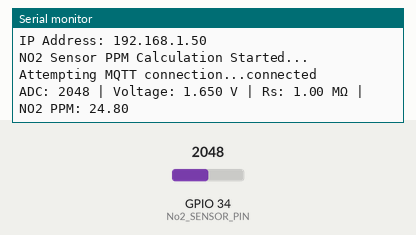
Simulated run of this sketch. Board: ESP32. On the bench: the last lines printed to the serial monitor. Inputs (shaded band) come from the test bench; at power-on: GPIO 34 (No2_SENSOR_PIN) = 2048. WiFi joins after 1.5 s; servers stay silent unless stated; no MQTT or app messages arrive unless stated.

Above: at 2.7 s.
2.8 s: GPIO 34 (No2_SENSOR_PIN) set to 0
At 5.0 s:
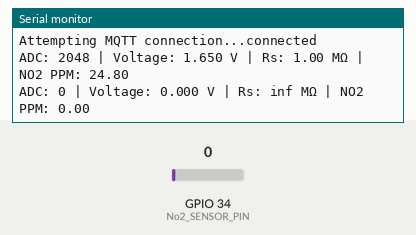
7.0 s: GPIO 34 (No2_SENSOR_PIN) set to 4095
At 8.1 s:
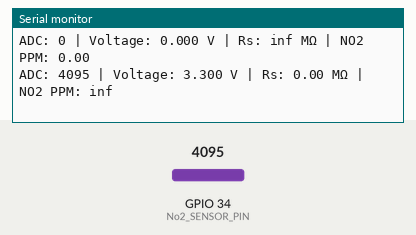

Measured:
- after the input at 2.8 s, the serial monitor: prints a new line after 0.77 s (image 1)
- after the input at 7.0 s, the serial monitor: prints a new line after 0.57 s (image 2)

The sketch:

no2_sensor.ino
```cpp
#include <WiFi.h>
#include <PubSubClient.h>

// WiFi Credentials
const char* ssid = "Suncraft_01";
const char* password = "sun@2011";

// MQTT Broker
const char* mqtt_server = "213.190.4.113";
const char* topic = "test/no2";

// WiFi & MQTT Clients
WiFiClient espClient;
PubSubClient client(espClient);

// ===== NO2 Sensor Configuration =====
const int No2_SENSOR_PIN = 34;   // NO2 sensor connected to GPIO34 (ADC)
const float RL_No2 = 1.0;        // Load resistor in Mega Ohms
const float R0_No2 = 11.48;      // Baseline resistance in clean air (Mega Ohms)
const float A = 0.97514;         // Calibration constant
const float B = -1.32562;        // Calibration exponent
const float V_REF = 3.3;         // ESP32 ADC reference voltage

// ====================================

void setup_wifi() {
  delay(10);
  Serial.println();
  Serial.print("Connecting to WiFi: ");
  Serial.println(ssid);

  WiFi.begin(ssid, password);
  while (WiFi.status() != WL_CONNECTED) {
    delay(500);
    Serial.print(".");
  }

  Serial.println("\nWiFi connected");
  Serial.print("IP Address: ");
  Serial.println(WiFi.localIP());
}

void reconnect() {
  while (!client.connected()) {
    Serial.print("Attempting MQTT connection...");
    if (client.connect("ESP32_NO2_Client")) {
      Serial.println("connected");
    } else {
      Serial.print("failed, rc=");
      Serial.print(client.state());
      Serial.println(" retrying in 5 seconds");
      delay(5000);
    }
  }
}

void setup() {
  Serial.begin(115200);
  setup_wifi();
  client.setServer(mqtt_server, 1883);
  Serial.println("NO2 Sensor PPM Calculation Started...");
}

void loop() {
  if (!client.connected()) {
    reconnect();
  }
  client.loop();

  int rawValue = analogRead(No2_SENSOR_PIN);
  float voltage = (rawValue / 4095.0) * V_REF;

  // Sensor resistance calculation
  float Rs_No2 = ((V_REF - voltage) * (RL_No2 * 1e6)) / voltage;
  float ratio = Rs_No2 / (R0_No2 * 1e6);

  float ppm_No2 = A * pow(ratio, B);

  // Serial Output
  Serial.print("ADC: ");
  Serial.print(rawValue);
  Serial.print(" | Voltage: ");
  Serial.print(voltage, 3);
  Serial.print(" V | Rs: ");
  Serial.print(Rs_No2 / 1e6);
  Serial.print(" MΩ | NO2 PPM: ");
  Serial.println(ppm_No2);

  // MQTT Publish
  String payload = String(ppm_No2, 2);
  client.publish(topic, payload.c_str());

  delay(2000);
}
```
